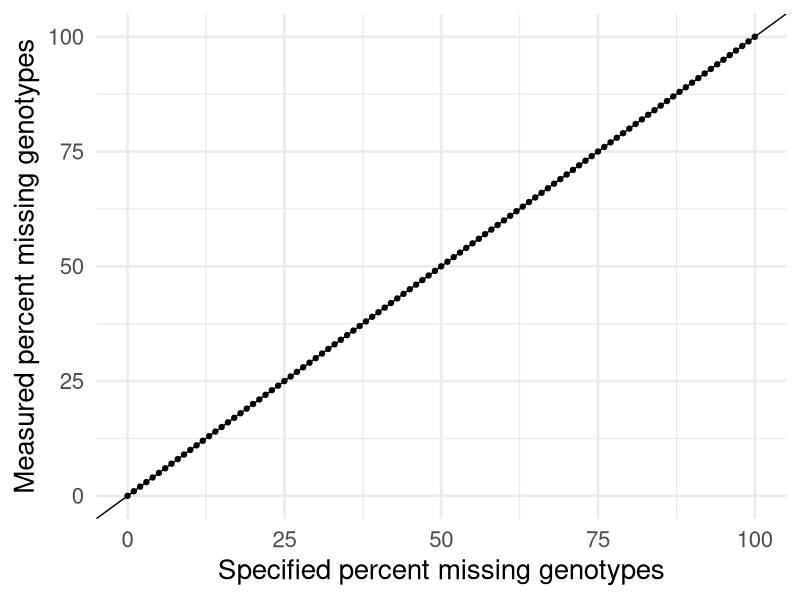

R code for this plot:
library(ggplot2)
library(dplyr)

# Read the CSV file
missing <- read.csv('missing_gene_test_results.csv')

# Iterate over the rows and check the condition
for(i in 1:nrow(missing)) {
  if(as.integer(missing[i, 'Percent.Missing']) != as.integer(missing[i, 'Missing.Data'])) {
    print(missing[i, 'Percent.Missing'])
    print(as.integer(missing[i, 'Missing.Data']))
  }
}

# Plot using ggplot2 and assign it to a variable (Figure 1C)
plot_c <- ggplot(missing, aes(x = Percent.Missing, y = Missing.Data)) +
  geom_abline(slope = 1, intercept = 0) +
  geom_point()+
  labs(x = 'Specified percent missing genotypes',
       y = 'Measured percent missing genotypes') +
  theme_minimal(base_size = 20)

# Display the plot (optional, you can directly combine it with others)
print(plot_c)
